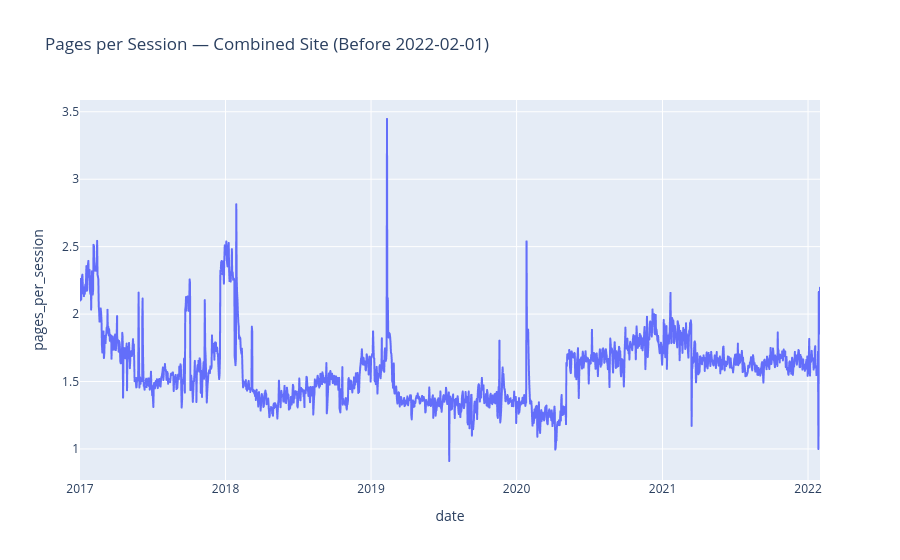

Notebook source saved alongside this figure:
### Markdown cell above
**C.** Visualize this new `pages_per_session` metric using a line chart for each site. You will have 3 separate graphs!

### Code cell
# combined_site graph
combined_site['date'] = pd.to_datetime(combined_site['date'])
fig = px.line(combined_site, x='date', y='pages_per_session',
              title='Pages per Session — Combined Site (Before 2022-02-01)')
fig.show()

### Figure 1 — Plotly figure (JSON) as saved in the notebook; plotly's stock layout.template omitted (floating-point values rounded to 4 significant figures; data arrays with more than 128 entries replaced by an {"elided": "..."} marker saying what was removed)
{"data": [{"hovertemplate": "date=%{x}<br>pages_per_session=%{y}<extra></extra>", "legendgroup": "", "line": {"color": "#636efa", "dash": "solid"}, "marker": {"symbol": "circle"}, "mode": "lines", "name": "", "showlegend": false, "type": "scattergl", "x": {"elided": "1857 str values"}, "xaxis": "x", "y": {"elided": "1857 float values"}, "yaxis": "y"}], "layout": {"autosize": true, "legend": {"tracegroupgap": 0}, "title": {"text": "Pages per Session — Combined Site (Before 2022-02-01)"}, "xaxis": {"anchor": "y", "autorange": true, "domain": [0, 1], "range": ["2017-01-01", "2022-01-31"], "title": {"text": "date"}, "type": "date"}, "yaxis": {"anchor": "x", "autorange": true, "domain": [0, 1], "range": [0.7698, 3.587], "title": {"text": "pages_per_session"}, "type": "linear"}}}
